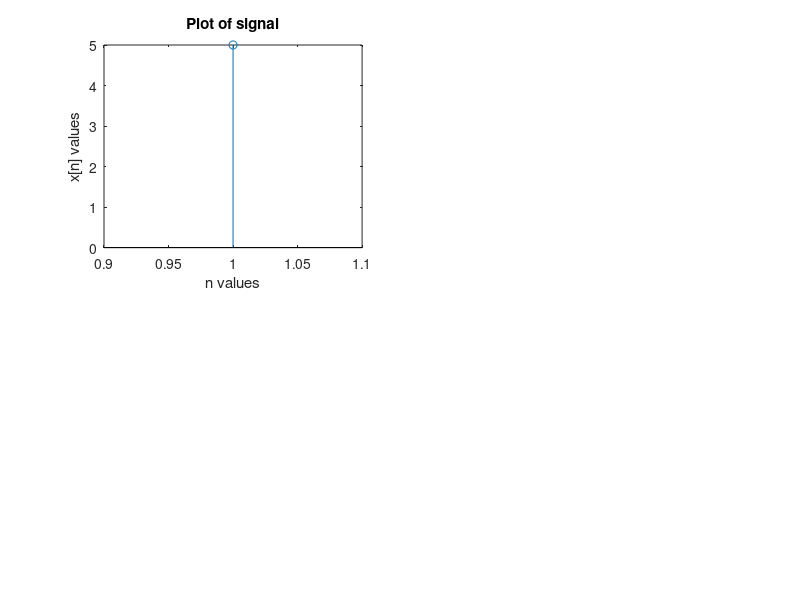

The MATLAB script that drew this image: (Note: this script raises an error after producing the figure.)
clc;
clear all;
close all;
x=input('enter a sequence');
N=input('enter sequence length');
b=N-length(x);
if(N>x)
    x=[x zeros(1,b)];
end
subplot(2,2,1);
stem(x);
xlabel('n values');
ylabel('x[n] values');
title('Plot of signal');
y=zeros(1,N);
for k=0:N-1
    for n=0:N-1
        y(k+1)=y(k+1)+x(n+1)*exp((-2*i*pi*k*n)/N);
    end
end
disp('FFT without built-in: y=');
disp(y)
mag=abs(y);
subplot(2,2,2);
stem(mag);
xlabel('n values');
ylabel('magnitude of X[k]');
title('DFT value magnitude');
z=rad2deg(angle(y));
subplot(2,2,3);
stem(z);
xlabel('n values');
ylabel('phase of X[k]');
title('DFT value phase');

%idft
N1=length(y);
m=zeros(1,N1);
for n=0:N1-1
    for k=0:N-1
        m(n+1)=m(n+1)+((1/N)*y(k+1)*exp((2*i*pi*k*n)/N));
    end
end
disp('IDFT without built-in: m=');
disp(m)
subplot(2,2,4); 
stem(m);
xlabel('n values');
ylabel('x[n] signal');
title('IDFT value');

%using fft module
a=fft(x,N);
disp('FFT using built-in');
disp('a=');
disp(a)
figure
subplot(2,2,1)
mag1=abs(a);
stem(mag1);
xlabel('n values');
ylabel('magnitude of X[k]');
title('DFT value magnitude');
z=rad2deg(angle(a));
subplot(2,2,2);
stem(z);
xlabel('n values');
ylabel('phase of X[k]');
title('DFT value phase');

%idft using fft module
c=ifft(a,N);
disp('IFFT using built-in');
disp('c=');
disp(abs(c))
subplot(2,2,3); 
stem(c);
xlabel('n values');
ylabel('x[n] signal');
title('IDFT value');
f=(0:length(a)-1)%*100/length(a);
subplot(2,2,3);
plot(f,abs(a))
subplot(2,2,4);
plot(f,(angle(a)*180/pi))